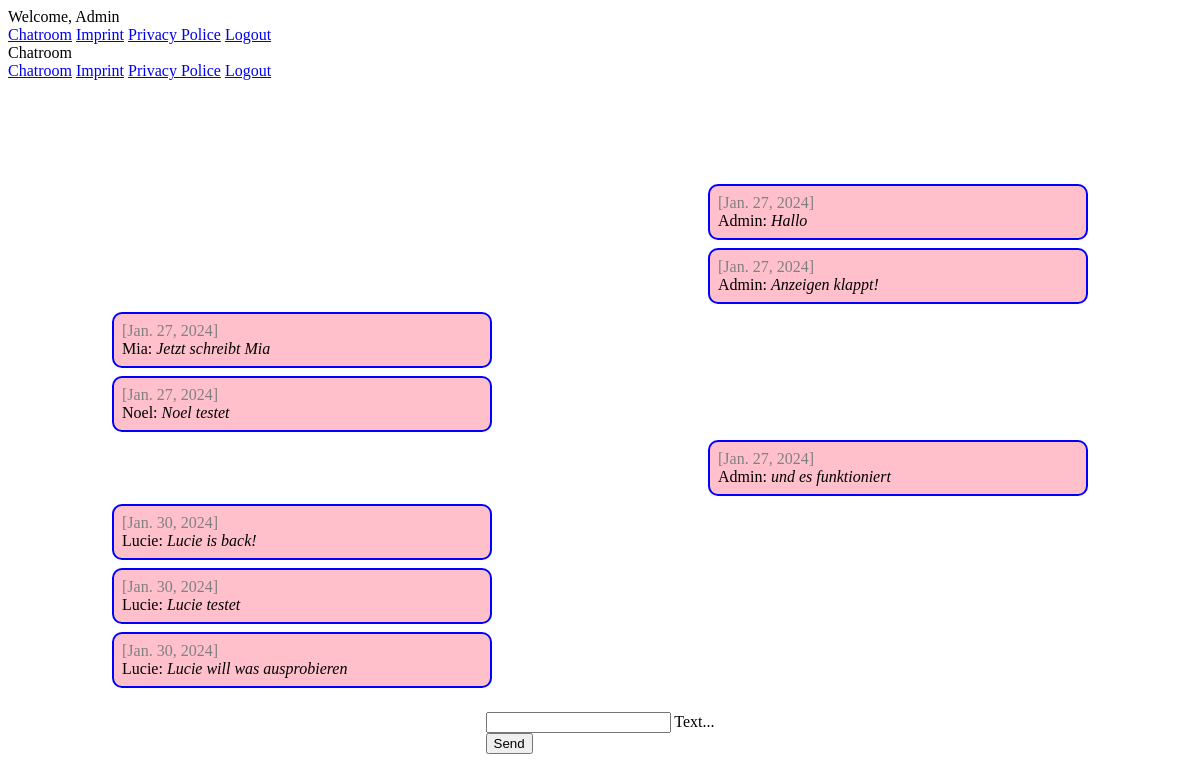
Before: /chat/ (signed in) with the older database file.
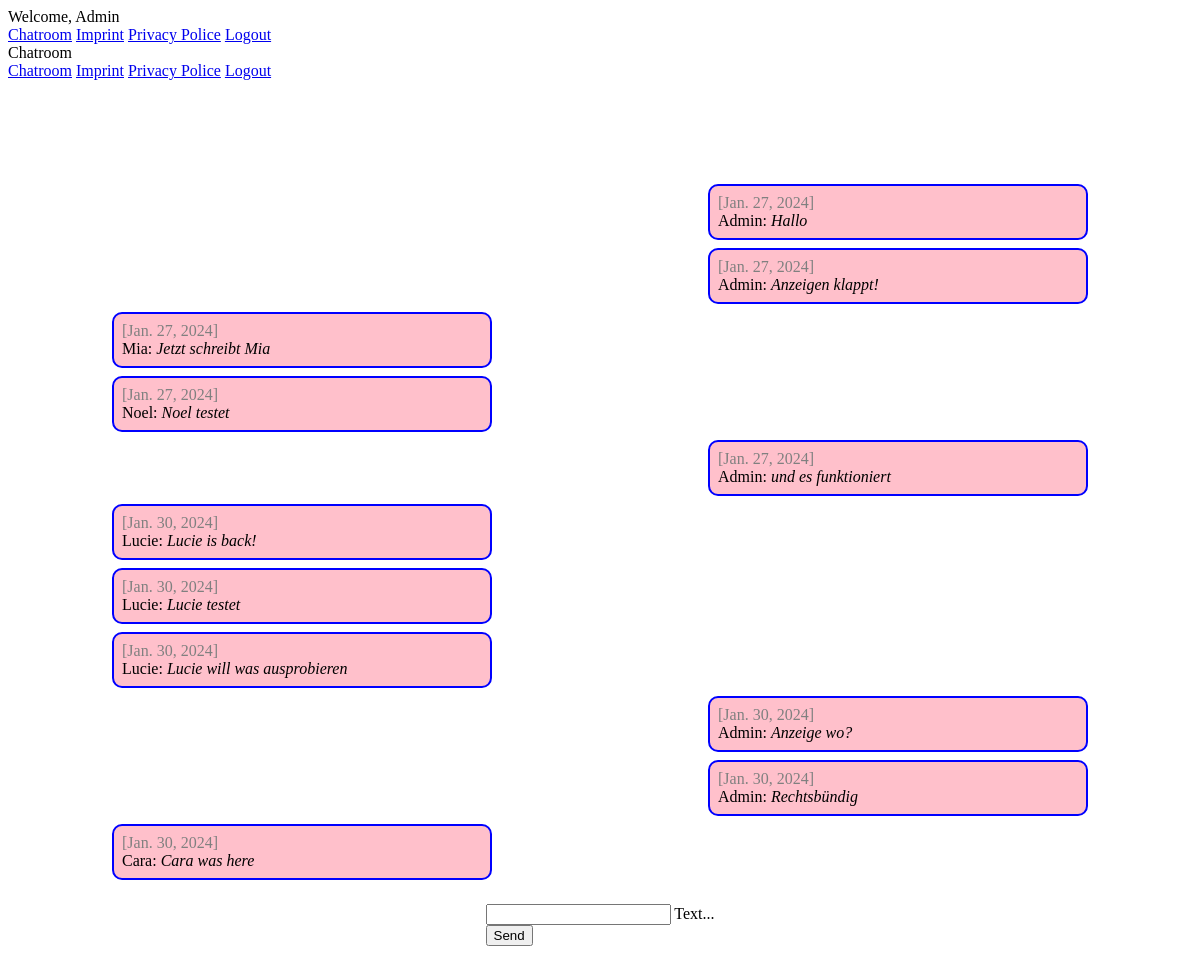
After: the same page with the newer database file.
### chat/models.py (models this page shows)
class Message(models.Model):
    text = models.CharField(max_length=500)
    created_at = models.DateField(default=date.today)
    author = models.ForeignKey(settings.AUTH_USER_MODEL, on_delete=models.CASCADE, related_name='author_message_set')
    receiver = models.ForeignKey(settings.AUTH_USER_MODEL, on_delete=models.CASCADE, related_name='receiver_message_set')
    chat = models.ForeignKey(Chat, on_delete=models.CASCADE, related_name='chat_message_set', default=None, blank=True, null=True)

### chat/views.py (the view, shortened to what this page needs)
# urls.py: path('chat/', index),
@login_required(login_url='/login/')
def index(request):
    username = request.user.first_name if request.user.is_authenticated else "DefaultUsername"
    chatMessages = Message.objects.filter(chat__id=1)
    return render(request, 'chat/index.html', {'messages': chatMessages,'username': username })

### chat/templates/chat/index.html (shortened to what this page needs)
{% extends "base.html" %}
{% block content %}
{% if request.user.is_authenticated %}
<div id="messageContainer">
  {% for message in messages %}
  <div class="messageBox {% if message.author == request.user %} authorMessage{% endif %}">
    <span class="colorGrey">[{{ message.created_at }}]</span><br>
    {{ message.author.first_name }}: <i>{{ message.text }}</i>
  </div>
  {% endfor %}
</div>
<div class="central">
<form onsubmit="sendMessage(); return false" method="post" >
  <div class="mdl-textfield mdl-js-textfield mdl-textfield--floating-label">
    <input
      class="mdl-textfield__input"
      name="textmessage"
      type="text"
      id="messageField"
    />
    <label class="mdl-textfield__label" for="messageField">Text...</label>
  </div>
  <button
    class="mdl-button mdl-js-button mdl-button--raised mdl-js-ripple-effect mdl-button--accent"
  >
    Send
  </button>
</form>
</div>
{% else %}
<h1>Not logged in</h1>
<p>
  You are not logged in. Please log in.<br />
  Please click <a href="/login/">here</a>.
</p>
{% endif %}
{% endblock %}

Changed rows visible on the page:
added Message: created_at "Jan. 30, 2024", author.first_name "Admin", text "Anzeige wo?"
added Message: created_at "Jan. 30, 2024", author.first_name "Admin", text "Rechtsbündig"
added Message: created_at "Jan. 30, 2024", author.first_name "Cara", text "Cara was here"
